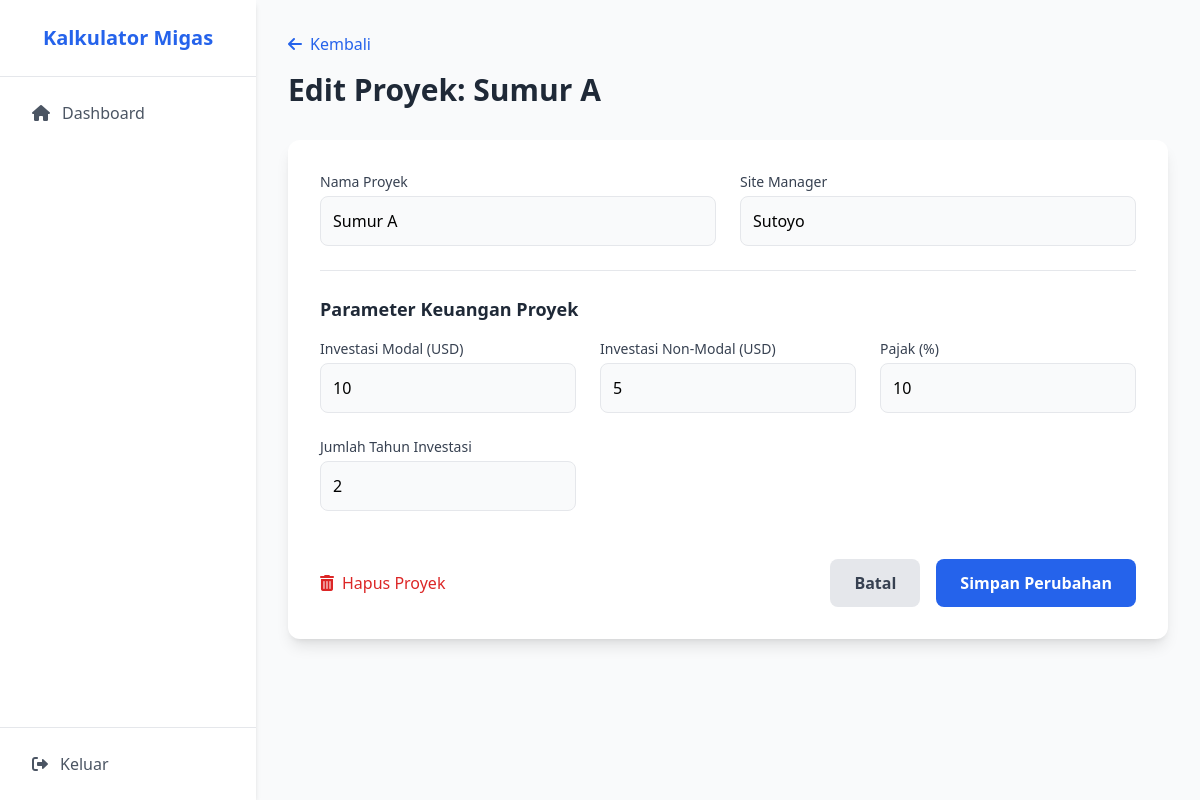
/edit-project.php?id=7 (signed in), run on the app's committed database.
### tables this page shows
CREATE TABLE `projects` (
  `id` bigint UNSIGNED NOT NULL,
  `name` varchar(255) NOT NULL,
  `site_manager` varchar(255) NOT NULL,
  `invest_capital` int NOT NULL,
  `invest_noncapital` int NOT NULL,
  `tax` int NOT NULL,
  `depreciation` int NOT NULL,
  `user_id` bigint UNSIGNED NOT NULL,
  `created_at` timestamp NOT NULL,
  `updated_at` timestamp NOT NULL
);

### edit-project.php (the view, shortened to what this page needs)
<?php
$user_id = $_SESSION['user_id'];
require_once "config.php";
$project_id = isset($_GET['id']) ? trim($_GET['id']) : null;
$name = $site_manager = $invest_capital = $invest_noncapital = $tax = "";
$investment_years_display = "";
$validation_errors = [];
if ($_SERVER["REQUEST_METHOD"] == "POST") {
    $name = trim($_POST['name']);
    $site_manager = trim($_POST['site_manager']);
    $invest_capital = trim($_POST['invest_capital']);
    $invest_noncapital = trim($_POST['invest_noncapital']);
    $tax = trim($_POST['tax']);
    $investment_years_input = trim($_POST['investment_years']);
    if (empty($name)) {
        $validation_errors['name'] = "Nama proyek wajib diisi.";
    }
    if (empty($site_manager)) {
        $validation_errors['site_manager'] = "Nama manajer wajib diisi.";
    }
    if (empty($invest_capital) || !is_numeric($invest_capital)) {
        $validation_errors['invest_capital'] = "Investasi modal harus angka.";
    }
    if (empty($invest_noncapital) || !is_numeric($invest_noncapital)) {
        $validation_errors['invest_noncapital'] = "Investasi non-modal harus angka.";
    }
    if (empty($tax) || !is_numeric($tax)) {
        $validation_errors['tax'] = "Pajak harus angka.";
    }
    if (empty($investment_years_input) || !ctype_digit($investment_years_input)) {
        $validation_errors['investment_years'] = "Jumlah tahun harus angka bulat.";
    }
    if (empty($validation_errors)) {
        $calculated_depreciation_usd = ($investment_years_input > 0) ? round($invest_capital / $investment_years_input) : 0;
        $sql_update = "UPDATE projects SET name=?, site_manager=?, invest_capital=?, invest_noncapital=?, tax=?, depreciation=?, updated_at=NOW() WHERE id=? AND user_id=?";
        if ($stmt = $mysqli->prepare($sql_update)) {
            $stmt->bind_param("ssiiddii", $name, $site_manager, $invest_capital, $invest_noncapital, $tax, $calculated_depreciation_usd, $project_id, $user_id);
            if ($stmt->execute()) {
                header("location: project-details.php?id=" . $project_id);
                exit();
            } else {
                $error_message = "Gagal memperbarui proyek.";
            }
            $stmt->close();
        }
    }
} else {
    $sql_fetch = "SELECT * FROM projects WHERE id = ? AND user_id = ?";
    if ($stmt = $mysqli->prepare($sql_fetch)) {
        $stmt->bind_param("ii", $project_id, $user_id);
        if ($stmt->execute()) {
            $result = $stmt->get_result();
            if ($result->num_rows == 1) {
                $project = $result->fetch_assoc();
                $name = $project['name'];
                $site_manager = $project['site_manager'];
                $invest_capital = $project['invest_capital'];
                $invest_noncapital = $project['invest_noncapital'];
                $tax = $project['tax'];
                if (!empty($project['depreciation']) && $project['depreciation'] > 0 && !empty($project['invest_capital'])) {
                    $investment_years_display = round($project['invest_capital'] / $project['depreciation']);
                }
            } else {
                header("location: home.php");
                exit;
            }
        }
    }
}
?>
<!DOCTYPE html>
<html lang="id">
<head>
    <script src="https://cdn.tailwindcss.com"></script>
    <link rel="stylesheet" href="https://cdnjs.cloudflare.com/ajax/libs/font-awesome/6.0.0-beta3/css/all.min.css">
</head>
<body class="bg-gray-50">
    <div class="flex h-screen">
        <aside class="w-64 bg-white shadow-md flex flex-col">
            <div class="p-6 text-center border-b">
                <h2 class="text-xl font-bold text-blue-600">Kalkulator Migas</h2>
            </div>
            <nav class="flex-1 p-4 space-y-2"><a href="home.php" class="flex items-center px-4 py-2 text-gray-600 hover:bg-gray-100 rounded-lg"><i class="fas fa-home mr-3"></i> Dashboard</a></nav>
            <div class="p-4 border-t"><a href="logout.php" class="flex items-center px-4 py-2 text-gray-600 hover:bg-gray-100 rounded-lg"><i class="fas fa-sign-out-alt mr-3"></i> Keluar</a></div>
        </aside>
        <main class="flex-1 p-8 overflow-y-auto">
            <header class="mb-8">
                <a href="project-details.php?id=<?php echo $project_id; ?>" class="text-blue-600 hover:text-blue-800 mb-4 inline-block"><i class="fas fa-arrow-left mr-2"></i>Kembali</a>
                <h1 class="text-3xl font-bold text-gray-800">Edit Proyek: <?php echo htmlspecialchars($name); ?></h1>
            </header>
            <div class="max-w-4xl mx-auto bg-white p-8 rounded-xl shadow-lg">
                <form action="<?php echo htmlspecialchars($_SERVER['PHP_SELF']) . '?id=' . $project_id; ?>" method="POST" class="space-y-6">
                    <div class="grid grid-cols-1 md:grid-cols-2 gap-6">
                        <div>
                            <label for="name" class="block text-sm font-medium text-gray-700">Nama Proyek</label>
                            <input type="text" name="name" class="mt-1 w-full p-3 bg-gray-50 border rounded-lg" value="<?php echo htmlspecialchars($name); ?>">
                        </div>
                        <div>
                            <label for="site_manager" class="block text-sm font-medium text-gray-700">Site Manager</label>
                            <input type="text" name="site_manager" class="mt-1 w-full p-3 bg-gray-50 border rounded-lg" value="<?php echo htmlspecialchars($site_manager); ?>">
                        </div>
                    </div>
                    <div class="border-t pt-6">
                        <h3 class="text-lg font-semibold text-gray-800">Parameter Keuangan Proyek</h3>
                        <div class="grid grid-cols-1 md:grid-cols-2 lg:grid-cols-3 gap-6 mt-4">
                            <div>
                                <label for="invest_capital" class="block text-sm font-medium text-gray-700">Investasi Modal (USD)</label>
                                <input type="number" name="invest_capital" class="mt-1 w-full p-3 bg-gray-50 border rounded-lg" value="<?php echo htmlspecialchars($invest_capital); ?>">
                            </div>
                            <div>
                                <label for="invest_noncapital" class="block text-sm font-medium text-gray-700">Investasi Non-Modal (USD)</label>
                                <input type="number" name="invest_noncapital" class="mt-1 w-full p-3 bg-gray-50 border rounded-lg" value="<?php echo htmlspecialchars($invest_noncapital); ?>">
                            </div>
                            <div>
                                <label for="tax" class="block text-sm font-medium text-gray-700">Pajak (%)</label>
                                <input type="number" step="any" name="tax" class="mt-1 w-full p-3 bg-gray-50 border rounded-lg" value="<?php echo htmlspecialchars($tax); ?>">
                            </div>
                            <div>
                                <label for="investment_years" class="block text-sm font-medium text-gray-700">Jumlah Tahun Investasi</label>
                                <input type="number" name="investment_years" class="mt-1 w-full p-3 bg-gray-50 border rounded-lg" value="<?php echo htmlspecialchars($investment_years_display); ?>">
                            </div>
                        </div>
                    </div>
                    <div class="flex justify-between items-center pt-6">
                        <div>
                            <a href="delete-project.php?id=<?php echo $project_id; ?>" onclick="return confirm('Yakin hapus proyek ini?')" class="text-red-600 hover:text-red-800 font-medium"><i class="fas fa-trash-alt mr-2"></i>Hapus Proyek</a>
                        </div>
                        <div class="flex">
                            <a href="project-details.php?id=<?php echo $project_id; ?>" class="bg-gray-200 text-gray-700 font-bold py-3 px-6 rounded-lg mr-4">Batal</a>
                            <button type="submit" class="bg-blue-600 text-white font-bold py-3 px-6 rounded-lg">Simpan Perubahan</button>
                        </div>
                    </div>
                </form>
            </div>
        </main>
    </div>
</body>
</html>

### data on the page
projects: name "Sumur A", site_manager "Sutoyo", invest_capital "10", invest_noncapital "5", tax "10", investment_years "2"
